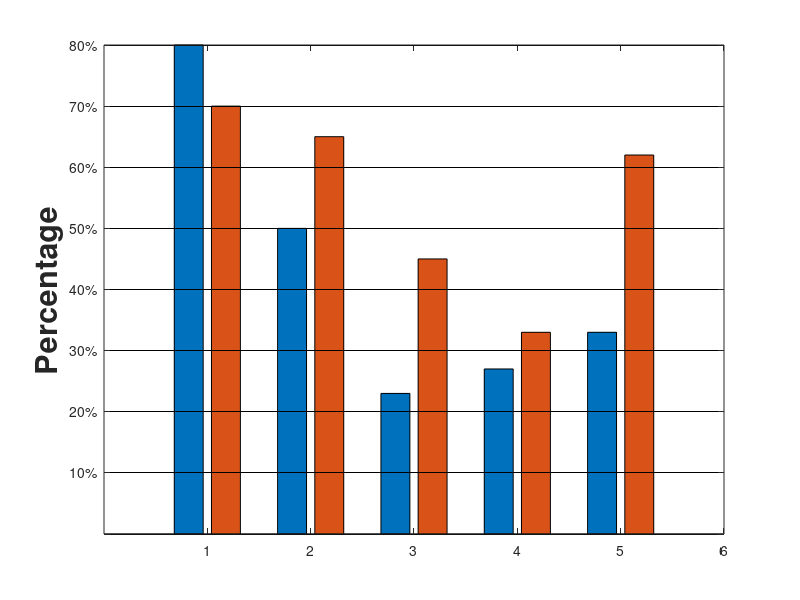

The MATLAB script that drew this image:
clear all; close all; clc;
fs=24; fs2=22;
fs3=18; fs4=18;
lw=5; ms=25;
%%%%%%%%%%%%%%%%%%%%%%%%%
npreguntas=2;
nescala=5;
#data=round(100*rand(nescala,npreguntas))
data=[80 70; 50 65; 23 45;27 33; 33 62];
%%%%%%%%%%%%%%%%%%%%%%%%%%%%
%Grafico de Barra 
h=figure('Position',[1 21 1366 670]);
hb= bar(data);
%%%%%%%%%%%%%%%%%%%%%%%%%%%%%%
ylabel('Percentage','fontsize',fs2,'fontweight','bold');
%%%%%%%%%%%%%%%%%%%%%%%%%%%%
box on;
set(gca,'YTick',0:10:80)
set(gca,'XTick',1:1:7)
%%%%%%%%%%%%%%%%%%%%%%%%%%%%%%%
% yticklabel
yl=0:10:80;
y2={};
for i=1:length(yl)
if yl(i)==0
y2(i)=strcat(num2str(""));
else
y2(i)=strcat(num2str(yl(i)),"%");
endif
endfor
set(gca,'ytick',yl,'yticklabel',y2);
set(gca,"xminortick","off","xgrid","off", ... 
"ygrid","on","gridalpha",1,'gridcolor',[0 0 0]);